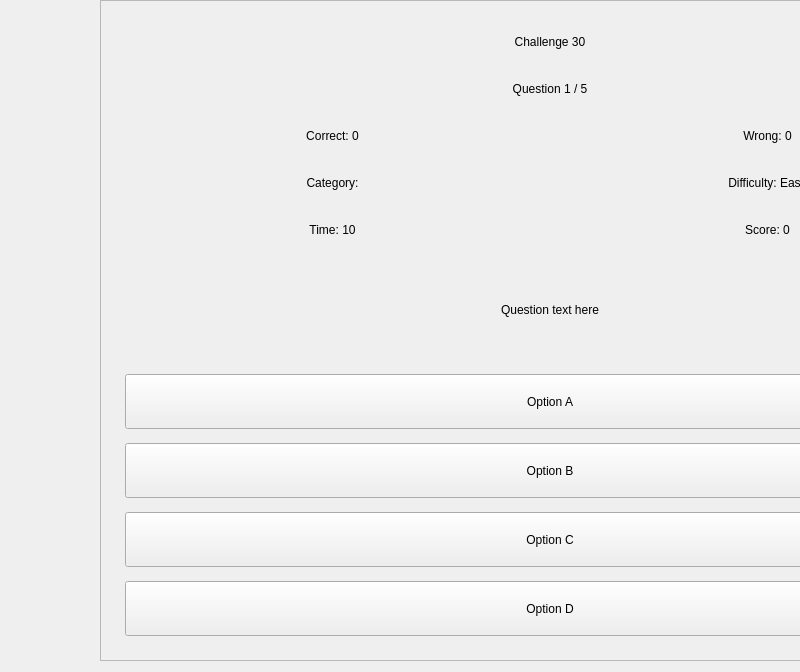
<?xml version="1.0" encoding="UTF-8"?>
<ui version="4.0">
 <class>ChallengeWindow</class>
 <widget class="QMainWindow" name="ChallengeWindow">
  <property name="geometry">
   <rect>
    <x>0</x>
    <y>0</y>
    <width>800</width>
    <height>672</height>
   </rect>
  </property>
  <property name="windowTitle">
   <string>MainWindow</string>
  </property>
  <widget class="QWidget" name="centralwidget">
   <property name="sizePolicy">
    <sizepolicy hsizetype="Expanding" vsizetype="Expanding">
     <horstretch>0</horstretch>
     <verstretch>0</verstretch>
    </sizepolicy>
   </property>
   <property name="minimumSize">
    <size>
     <width>800</width>
     <height>600</height>
    </size>
   </property>
   <widget class="QWidget" name="verticalLayoutWidget">
    <property name="geometry">
     <rect>
      <x>200</x>
      <y>110</y>
      <width>902</width>
      <height>602</height>
     </rect>
    </property>
    <layout class="QVBoxLayout" name="verticalLayout"/>
   </widget>
   <widget class="QFrame" name="frameChallenge">
    <property name="geometry">
     <rect>
      <x>100</x>
      <y>0</y>
      <width>900</width>
      <height>661</height>
     </rect>
    </property>
    <property name="minimumSize">
     <size>
      <width>900</width>
      <height>600</height>
     </size>
    </property>
    <property name="frameShape">
     <enum>QFrame::Shape::StyledPanel</enum>
    </property>
    <property name="frameShadow">
     <enum>QFrame::Shadow::Raised</enum>
    </property>
    <layout class="QVBoxLayout" name="verticalLayout_2">
     <property name="spacing">
      <number>14</number>
     </property>
     <property name="leftMargin">
      <number>24</number>
     </property>
     <property name="topMargin">
      <number>24</number>
     </property>
     <property name="rightMargin">
      <number>24</number>
     </property>
     <property name="bottomMargin">
      <number>24</number>
     </property>
     <item>
      <widget class="QLabel" name="labelTitle">
       <property name="text">
        <string>Challenge 30</string>
       </property>
       <property name="alignment">
        <set>Qt::AlignmentFlag::AlignCenter</set>
       </property>
      </widget>
     </item>
     <item>
      <widget class="QLabel" name="labelProgress">
       <property name="text">
        <string>Question 1 / 5</string>
       </property>
       <property name="alignment">
        <set>Qt::AlignmentFlag::AlignCenter</set>
       </property>
      </widget>
     </item>
     <item>
      <layout class="QHBoxLayout" name="horizontalLayout">
       <property name="spacing">
        <number>20</number>
       </property>
       <item>
        <widget class="QLabel" name="labelCorrect">
         <property name="text">
          <string>Correct: 0</string>
         </property>
         <property name="alignment">
          <set>Qt::AlignmentFlag::AlignCenter</set>
         </property>
        </widget>
       </item>
       <item>
        <widget class="QLabel" name="labelWrong">
         <property name="text">
          <string>Wrong: 0</string>
         </property>
         <property name="alignment">
          <set>Qt::AlignmentFlag::AlignCenter</set>
         </property>
        </widget>
       </item>
      </layout>
     </item>
     <item>
      <layout class="QHBoxLayout" name="horizontalLayout_2">
       <property name="spacing">
        <number>20</number>
       </property>
       <item>
        <widget class="QLabel" name="labelCategory">
         <property name="text">
          <string>Category:</string>
         </property>
         <property name="alignment">
          <set>Qt::AlignmentFlag::AlignCenter</set>
         </property>
        </widget>
       </item>
       <item>
        <widget class="QLabel" name="labelDifficulty">
         <property name="text">
          <string>Difficulty: Easy</string>
         </property>
         <property name="alignment">
          <set>Qt::AlignmentFlag::AlignCenter</set>
         </property>
        </widget>
       </item>
      </layout>
     </item>
     <item>
      <layout class="QHBoxLayout" name="horizontalLayout_3">
       <property name="spacing">
        <number>20</number>
       </property>
       <item>
        <widget class="QLabel" name="labelTimer">
         <property name="text">
          <string>Time: 10</string>
         </property>
         <property name="alignment">
          <set>Qt::AlignmentFlag::AlignCenter</set>
         </property>
        </widget>
       </item>
       <item>
        <widget class="QLabel" name="labelScore">
         <property name="text">
          <string>Score: 0</string>
         </property>
         <property name="alignment">
          <set>Qt::AlignmentFlag::AlignCenter</set>
         </property>
        </widget>
       </item>
      </layout>
     </item>
     <item>
      <widget class="QLabel" name="labelQuestion">
       <property name="minimumSize">
        <size>
         <width>0</width>
         <height>100</height>
        </size>
       </property>
       <property name="text">
        <string>Question text here</string>
       </property>
       <property name="alignment">
        <set>Qt::AlignmentFlag::AlignCenter</set>
       </property>
       <property name="wordWrap">
        <bool>true</bool>
       </property>
      </widget>
     </item>
     <item>
      <widget class="QPushButton" name="pushButtonOptionA">
       <property name="minimumSize">
        <size>
         <width>0</width>
         <height>55</height>
        </size>
       </property>
       <property name="text">
        <string>Option A</string>
       </property>
      </widget>
     </item>
     <item>
      <widget class="QPushButton" name="pushButtonOptionB">
       <property name="minimumSize">
        <size>
         <width>0</width>
         <height>55</height>
        </size>
       </property>
       <property name="text">
        <string>Option B</string>
       </property>
      </widget>
     </item>
     <item>
      <widget class="QPushButton" name="pushButtonOptionC">
       <property name="minimumSize">
        <size>
         <width>0</width>
         <height>55</height>
        </size>
       </property>
       <property name="text">
        <string>Option C</string>
       </property>
      </widget>
     </item>
     <item>
      <widget class="QPushButton" name="pushButtonOptionD">
       <property name="minimumSize">
        <size>
         <width>0</width>
         <height>55</height>
        </size>
       </property>
       <property name="text">
        <string>Option D</string>
       </property>
      </widget>
     </item>
    </layout>
   </widget>
  </widget>
 </widget>
 <resources/>
 <connections/>
</ui>
